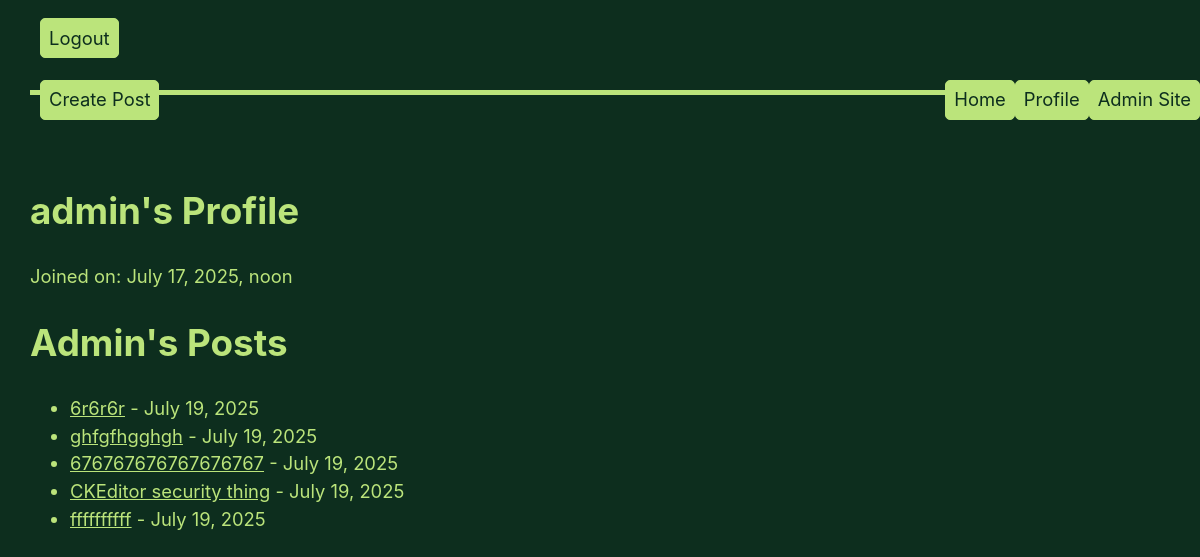
The page /profile/ (signed in) on the database as committed earlier.
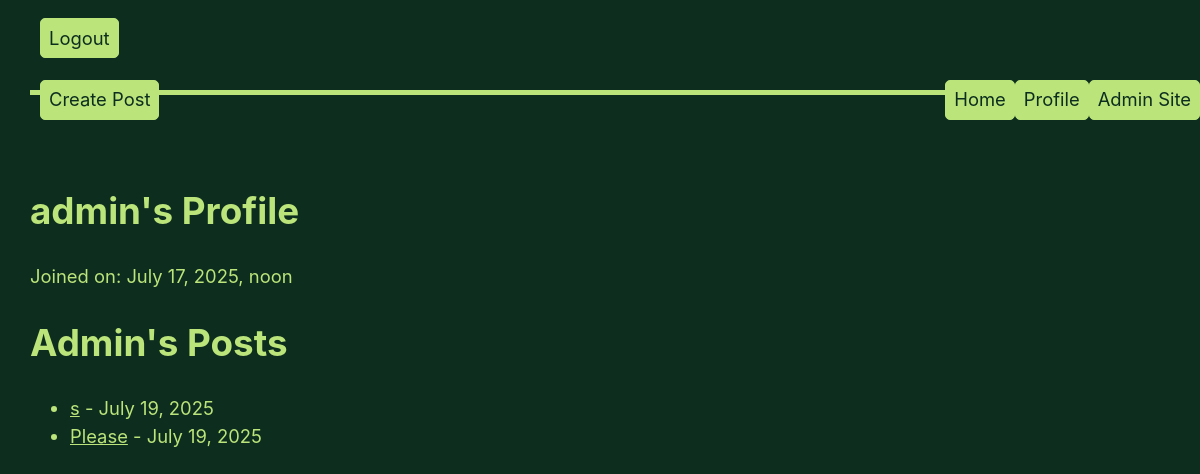
The same page on the database as committed later.
### app/models.py (models this page shows, shortened)
class Post(models.Model):
    author = models.CharField(max_length=100, default='admin')
    title = models.CharField(max_length=255)
    image = models.ImageField(null=True, upload_to="media/")
    body = models.TextField(default="")
    created_on = models.DateTimeField(auto_now_add=True)
    last_modified = models.DateTimeField(auto_now=True)
    categories = models.ManyToManyField("Category", related_name="posts")
    is_private = models.BooleanField(default=False)

### app/views.py (the view)
# urls.py: path('profile/', views.profile, name='profile'),
def profile(request):
    if not request.user.is_authenticated:
        return redirect('login')
    context = {
        'user': request.user,
        'posts': Post.objects.filter(author=request.user.username).order_by('-created_on')
    }
    return render(request, 'profile.html', context)

### app/templates/app/profile.html
{% extends "base.html" %}
{% block page_content %}
<h1>{{ user.username }}'s Profile</h1>
<div>
    <p>Joined on: {{ user.date_joined }}</p>
</div>
<h1>{{ user.username.capitalize }}'s Posts</h1>
{% if posts %}
    <ul>
        {% for post in posts %}
            {% if not post.private %}
            <li>
                <a href="{% url 'post_detail' post.pk %}">{{ post.title }}</a> - {{ post.created_on.date }}
            </li>
            {% endif %}
        {% endfor %}
    </ul>
{% else %}
    <p>No posts available.</p>
{% endif %}
{% endblock page_content %}

Rows that differ between the two databases and show on the page:
removed Post: title "6r6r6r", created_on "July 19, 2025"
removed Post: title "ghfgfhgghgh", created_on "July 19, 2025"
removed Post: title "676767676767676767", created_on "July 19, 2025"
removed Post: title "CKEditor security thing", created_on "July 19, 2025"
removed Post: title "ffffffffff", created_on "July 19, 2025"
added Post: title "s", created_on "July 19, 2025"
added Post: title "Please", created_on "July 19, 2025"
